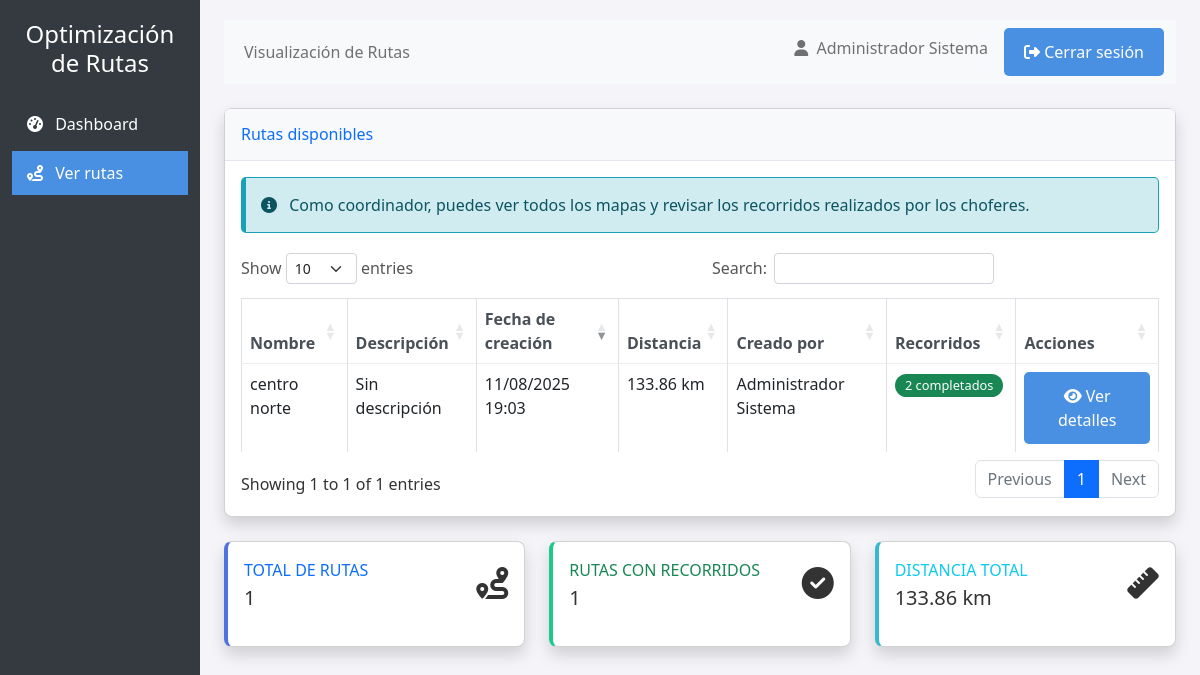
The app's page /coordinator/routes (signed in) with its own data.
### app.py (models this page shows, shortened)
class User(db.Model, UserMixin):
    id = db.Column(db.Integer, primary_key=True)
    username = db.Column(db.String(100), unique=True, nullable=False)
    email = db.Column(db.String(120), unique=True, nullable=False)
    password_hash = db.Column(db.String(200), nullable=False)
    first_name = db.Column(db.String(100), nullable=False)
    last_name = db.Column(db.String(100), nullable=False)
    cedula = db.Column(db.String(20), unique=True, nullable=False)
    role = db.Column(db.String(20), default='driver')  # admin, driver, technician, coordinator
    active = db.Column(db.Boolean, default=True)
    created_at = db.Column(db.DateTime, default=datetime.utcnow)
    driver_info = db.relationship('DriverInfo', backref='user', uselist=False, cascade="all, delete-orphan")
    routes_created = db.relationship('Route', backref='creator', lazy=True, foreign_keys='Route.creator_id')
    routes_driven = db.relationship('RouteCompletion', backref='driver', lazy=True)

class Route(db.Model):
    id = db.Column(db.Integer, primary_key=True)
    name = db.Column(db.String(100), nullable=False)
    description = db.Column(db.Text, nullable=True)
    creator_id = db.Column(db.Integer, db.ForeignKey('user.id'), nullable=False)
    created_at = db.Column(db.DateTime, default=datetime.utcnow)
    file_path = db.Column(db.String(200), nullable=False)
    gpx_path = db.Column(db.String(200), nullable=True)
    start_point = db.Column(db.String(100), nullable=True)
    end_point = db.Column(db.String(100), nullable=True)
    distance = db.Column(db.Float, nullable=True)
    active = db.Column(db.Boolean, default=True)
    completions = db.relationship('RouteCompletion', backref='route', lazy=True)

### app.py (the view)
    @app.route('/coordinator/routes')
    @coordinator_required
    def coordinator_view_routes():
        routes = Route.query.filter_by(active=True).order_by(Route.created_at.desc()).all()
        return render_template('coordinator/routes.html', routes=routes)

### app.py (called while the page is built)
def role_required(*roles):
    def decorator(f):
        @wraps(f)
        def decorated_function(*args, **kwargs):
            if not current_user.is_authenticated:
                flash('Debes iniciar sesión para acceder a esta página.', 'danger')
                return redirect(url_for('login'))
            if current_user.role not in roles:
                flash('No tienes permisos para acceder a esta página.', 'danger')
                return redirect(url_for('dashboard'))
            return f(*args, **kwargs)
        return decorated_function
    return decorator

### templates/coordinator/routes.html (shortened to what this page needs)
{% extends "base.html" %}
{% block page_title %}Visualización de Rutas{% endblock %}
{% block sidebar_items %}
<li class="nav-item">
    <a href="{{ url_for('coordinator_dashboard') }}" class="nav-link">
        <i class="fas fa-tachometer-alt me-2"></i> Dashboard
    </a>
</li>
<li class="nav-item">
    <a href="{{ url_for('coordinator_view_routes') }}" class="nav-link active">
        <i class="fas fa-route me-2"></i> Ver rutas
    </a>
</li>
{% endblock %}
{% block content %}
<div class="card shadow mb-4">
    <div class="card-header py-3">
        <h6 class="m-0 font-weight-bold text-primary">Rutas disponibles</h6>
    </div>
    <div class="card-body">
        <div class="alert alert-info">
            <i class="fas fa-info-circle me-2"></i> Como coordinador, puedes ver todos los mapas y revisar los recorridos realizados por los choferes.
        </div>
        {% if routes %}
        <div class="table-responsive">
            <table class="table table-bordered" id="routesTable">
                <thead>
                    <tr>
                        <th>Nombre</th>
                        <th>Descripción</th>
                        <th>Fecha de creación</th>
                        <th>Distancia</th>
                        <th>Creado por</th>
                        <th>Recorridos</th>
                        <th>Acciones</th>
                    </tr>
                </thead>
                <tbody>
                    {% for route in routes %}
                    <tr>
                        <td>{{ route.name }}</td>
                        <td>{{ route.description|truncate(50) if route.description else 'Sin descripción' }}</td>
                        <td>{{ route.created_at|datetime_format }}</td>
                        <td>{{ route.distance|distance_format }}</td>
                        <td>{{ route.creator.first_name }} {{ route.creator.last_name }}</td>
                        <td>
                            {% set completed_count = route.completions|selectattr("status", "equalto", "completed")|list|length %}
                            {% set in_progress_count = route.completions|selectattr("status", "equalto", "in_progress")|list|length %}
                            <span class="badge bg-success me-1">{{ completed_count }} completados</span>
                        </td>
                        <td>
                            <a href="{{ url_for('coordinator_view_route', route_id=route.id) }}" class="btn btn-info btn-sm">
                                <i class="fas fa-eye"></i> Ver detalles
                            </a>
                        </td>
                    </tr>
                    {% endfor %}
                </tbody>
            </table>
        </div>
        {% else %}
        <div class="text-center py-4">
            <p class="lead">No hay rutas disponibles.</p>
        </div>
        {% endif %}
    </div>
</div>
<div class="row">
    <div class="col-md-4">
        <div class="card border-left-primary shadow h-100">
            <div class="card-body">
                <div class="row no-gutters align-items-center">
                    <div class="col mr-2">
                        <div class="text-xs font-weight-bold text-primary text-uppercase mb-1">
                            Total de rutas</div>
                        <div class="h5 mb-0 font-weight-bold text-gray-800">{{ routes|length }}</div>
                    </div>
                    <div class="col-auto">
                        <i class="fas fa-route fa-2x text-gray-300"></i>
                    </div>
                </div>
            </div>
        </div>
    </div>
    <div class="col-md-4">
        <div class="card border-left-success shadow h-100">
            <div class="card-body">
                <div class="row no-gutters align-items-center">
                    <div class="col mr-2">
                        <div class="text-xs font-weight-bold text-success text-uppercase mb-1">
                            Rutas con recorridos</div>
                        <div class="h5 mb-0 font-weight-bold text-gray-800">
                            {{ routes|selectattr("completions")|list|length }}
                        </div>
                    </div>
                    <div class="col-auto">
                        <i class="fas fa-check-circle fa-2x text-gray-300"></i>
                    </div>
                </div>
            </div>
        </div>
    </div>
    <div class="col-md-4">
        <div class="card border-left-info shadow h-100">
            <div class="card-body">
                <div class="row no-gutters align-items-center">
                    <div class="col mr-2">
                        <div class="text-xs font-weight-bold text-info text-uppercase mb-1">
                            Distancia total</div>
                        <div class="h5 mb-0 font-weight-bold text-gray-800">
                            {% set total_distance = routes|sum(attribute='distance') %}
                            {{ total_distance|distance_format }}
                        </div>
                    </div>
                    <div class="col-auto">
                        <i class="fas fa-ruler fa-2x text-gray-300"></i>
                    </div>
                </div>
            </div>
        </div>
    </div>
</div>
{% endblock %}
{% block extra_css %}
<link rel="stylesheet" href="https://cdn.datatables.net/1.11.5/css/dataTables.bootstrap5.min.css">
{% endblock %}

### templates/base.html (shortened to what this page needs)
<!DOCTYPE html>
<html lang="es">
<head>
    <link rel="stylesheet" href="https://cdn.jsdelivr.net/npm/bootstrap@5.2.3/dist/css/bootstrap.min.css">
    <link rel="stylesheet" href="https://cdnjs.cloudflare.com/ajax/libs/font-awesome/6.2.1/css/all.min.css">
    <link rel="stylesheet" href="/static/styles.css">
    {% block extra_css %}{% endblock %}
</head>
<body>
    <div class="container-fluid">
        <div class="row">
            <div class="col-md-2 d-md-block sidebar collapse">
                <div class="position-sticky">
                    <div class="text-center mb-4">
                        <h4>Optimización<br>de Rutas</h4>
                    </div>
                    <ul class="nav flex-column">
                        {% block sidebar_items %}
                        {% endblock %}
                    </ul>
                </div>
            </div>
            <div class="col-md-10 ms-sm-auto px-md-4 content">
                <nav class="navbar navbar-expand-lg navbar-light bg-light mb-4">
                    <div class="container-fluid">
                        <div class="collapse navbar-collapse">
                            <ul class="navbar-nav me-auto mb-2 mb-lg-0">
                                <li class="nav-item">
                                    <span class="nav-link">
                                        {% block page_title %}Dashboard{% endblock %}
                                    </span>
                                </li>
                            </ul>
                            <div class="d-flex">
                                <span class="navbar-text me-3">
                                    <i class="fas fa-user me-1"></i> {{ current_user.first_name }} {{ current_user.last_name }}
                                </span>
                                <a href="{{ url_for('logout') }}" class="btn btn-outline-danger btn-sm">
                                    <i class="fas fa-sign-out-alt"></i> Cerrar sesión
                                </a>
                            </div>
                        </div>
                    </div>
                </nav>
                {% block content %}{% endblock %}
            </div>
        </div>
    </div>
</body>
</html>

### static/styles.css (style rules this page uses)
* { box-sizing: border-box; margin: 0; padding: 0; }
body { font-family: 'Segoe UI', Arial, sans-serif; background-color: #f4f4f9; margin: 0; padding: 0; color: #333; min-height: 100vh; display: flex; flex-direction: column; }
button, .btn { background-color: #4a90e2; color: white; border: none; padding: 12px 20px; border-radius: 5px; cursor: pointer; font-size: 16px; font-weight: 500; transition: background-color 0.3s; text-decoration: none; display: inline-block; }
.alert { padding: 15px; margin-bottom: 20px; border-radius: 5px; border-left: 5px solid; }
.alert-info { background-color: #d1ecf1; border-color: #17a2b8; color: #0c5460; }
table { width: 100%; border-collapse: collapse; }
th, td { padding: 12px 15px; text-align: left; border-bottom: 1px solid #eee; }
th { background-color: #f8f9fa; font-weight: 600; color: #495057; }
tr:last-child td { border-bottom: none; }
.badge { display: inline-block; padding: 5px 10px; border-radius: 15px; font-size: 0.8rem; font-weight: 500; }

### templates/coordinator/routes.html (style rules this page uses)
.border-left-primary { border-left: 0.25rem solid #4e73df !important; }
.border-left-success { border-left: 0.25rem solid #1cc88a !important; }
.border-left-info { border-left: 0.25rem solid #36b9cc !important; }

### templates/base.html (style rules this page uses)
.sidebar { min-height: 100vh; background-color: #343a40; color: #fff; padding-top: 20px; }
.sidebar a { color: #fff; text-decoration: none; padding: 10px 15px; display: block; }
.sidebar a.active { background-color: #4a90e2; }
.sidebar .nav-item { margin-bottom: 5px; }
.content { padding: 20px; }
.card { margin-bottom: 20px; border-radius: 8px; box-shadow: 0 2px 4px rgba(0,0,0,0.1); }
.card-header { background-color: #f8f9fa; border-bottom: 1px solid #e3e6f0; font-weight: bold; }

### records on screen
User: first_name "Administrador", last_name "Sistema"
Route: name "centro norte", description "Sin descripción", created_at "11/08/2025 19:03", distance|distance_format "133.86 km", creator.first_name "Administrador", creator.last_name "Sistema", completed_count "2"

### other values on screen
{{ routes|length }} "1"
{{ routes|selectattr("completions")|list|length }} "1"
{{ total_distance|distance_format }} "133.86 km"
